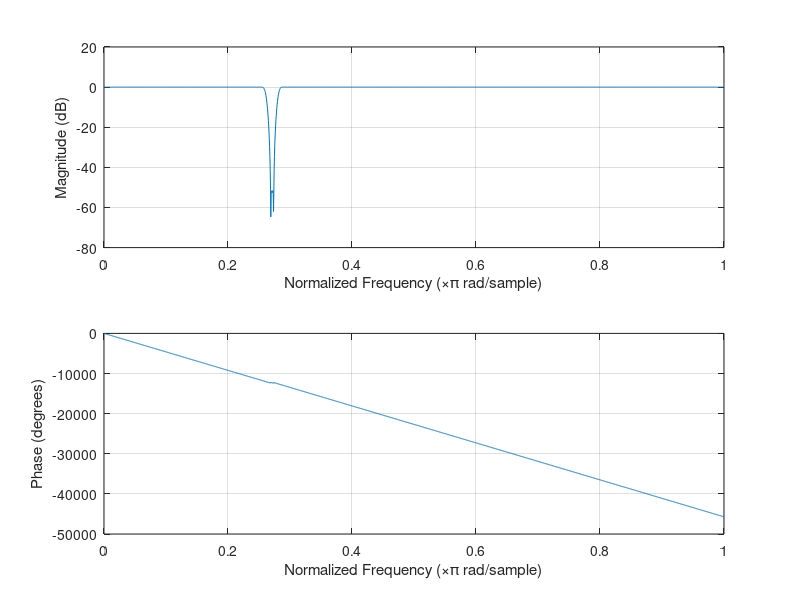

This figure's MATLAB source: (Note: this script raises an error after producing the figure.)
figure(1);
fc_lower  = 2900;                    % Lower cutoff frequency in Hz
fc_upper = 3100;                     % Upper cutoff frequency in Hz
Fs = 22050;                          % Sampling frequency in Hz
wc_lower = fc_lower  / (Fs / 2);     % Normalized lower cutoff frequency
wc_upper = fc_upper / (Fs / 2);      % Normalzied upper cutoff frequencyi

% Windowing parameters
window = hamming(513);   % Hamming window of length 513

% Design the FIR filter using the fir1 function
filter_coeff = fir1(513 - 1, [wc_lower wc_upper], 'stop', window); % 513 taps, 513 - 1 in the order

% Plot the frequency response of the filter
freqz(filter_coeff, 1); % 1024 points for a smooth plot, Fs as sampling frequency

figure(2);
% Read audio file
[x, Fs] = audioread('love_mono22.wav');

% Filter the audio signal
x_filtered = filter(filter_coeff, 1, x);

% Plot the inputs power spectral density
subplot(2, 1, 1);
pwelch(x, [], [], [], Fs);
title('Power Spectrum of Input Signal');

% Plot the outputs power spectral density
subplot(2, 1, 2);
pwelch(x_filtered, [], [], [], Fs);
title('Power Spectrum of Filtered Signal');

% Create output file
audiowrite('filtered_love_mono22.wav', x_filtered, Fs);